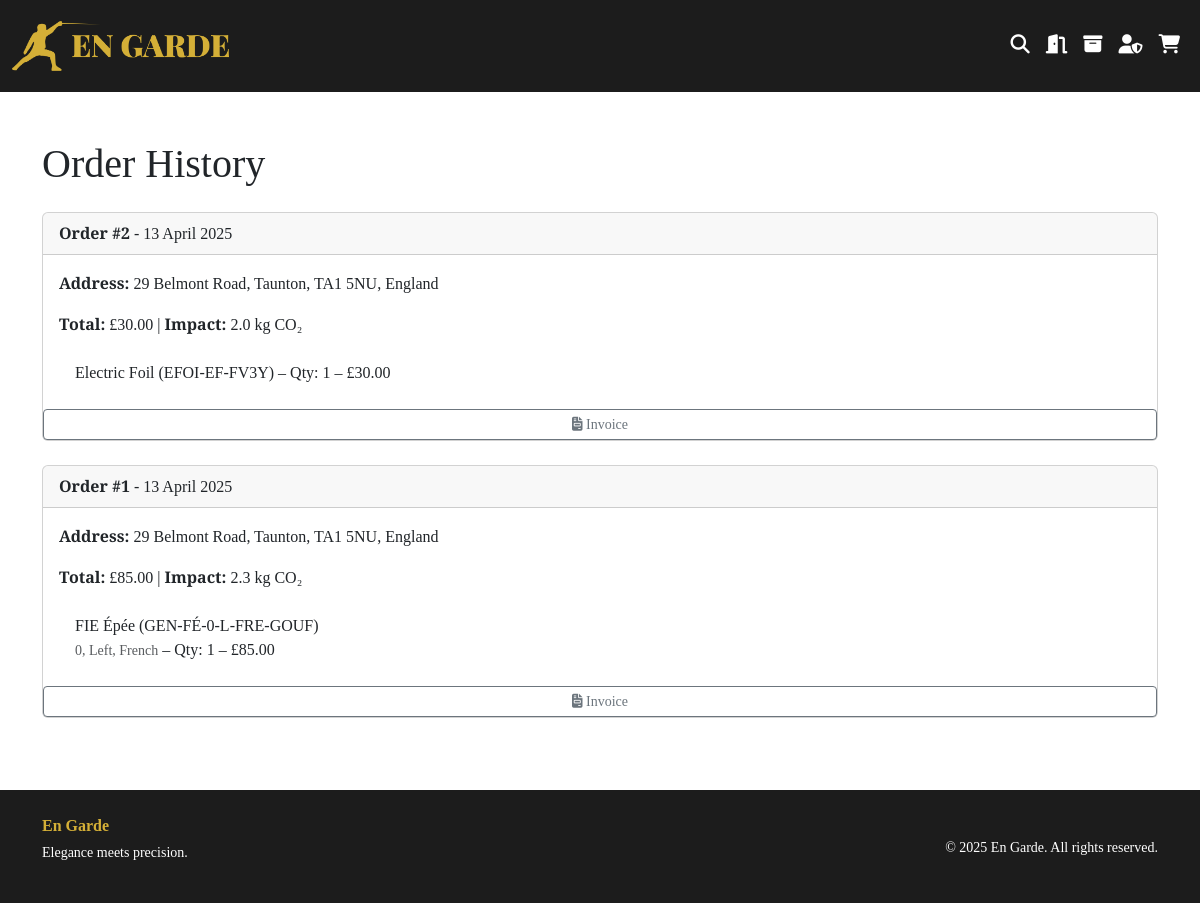
/orders (signed in), run on an earlier commit of the app's database.
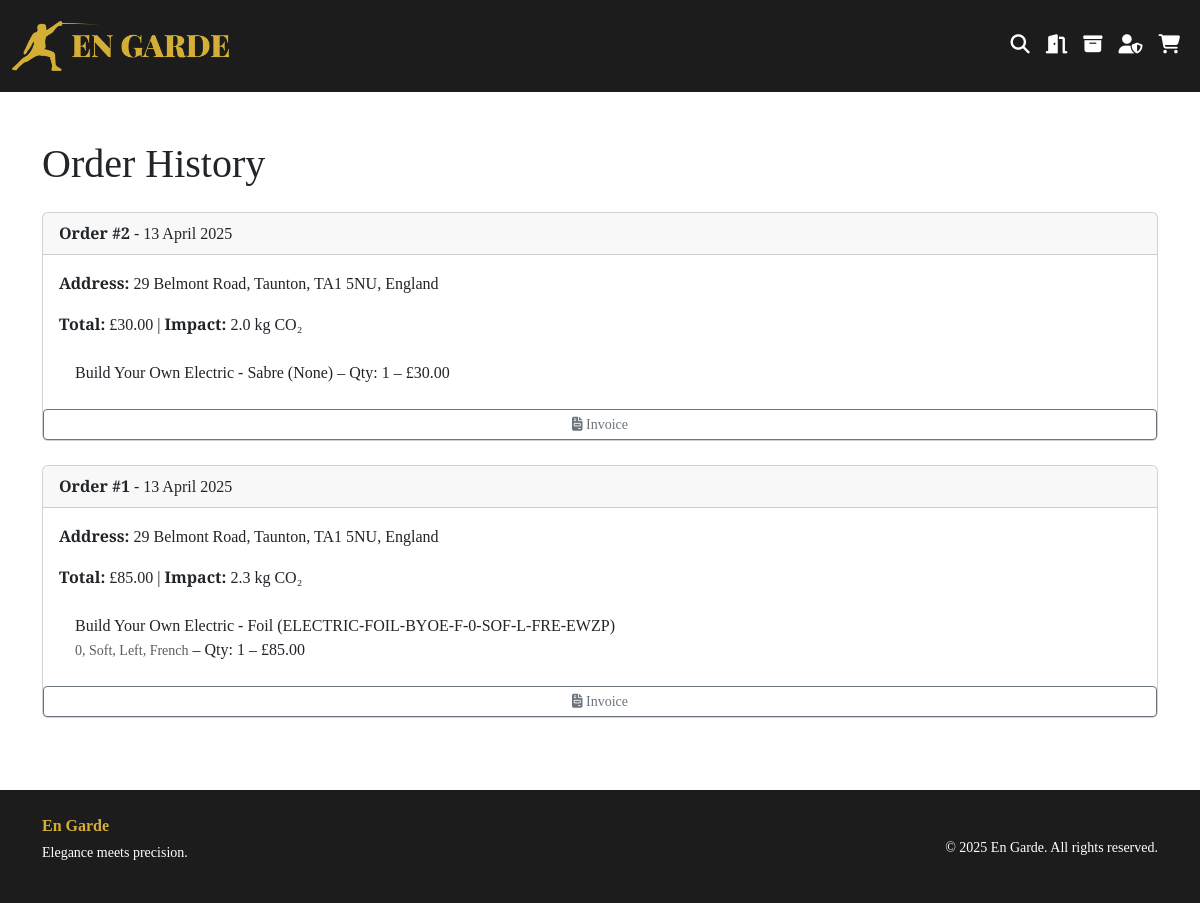
And on a later commit of the database.
### website/models.py (models this page shows, shortened)
class Order(db.Model):
    __tablename__ = 'orders'
    id = db.Column(db.Integer, primary_key=True)
    user_id = db.Column(db.Integer, db.ForeignKey('user.id'), nullable=True)
    first_name = db.Column(db.String(100), nullable=False)
    last_name = db.Column(db.String(100), nullable=False)
    email = db.Column(db.String(120), nullable=False)
    address = db.Column(db.String(255), nullable=False)
    city = db.Column(db.String(100), nullable=False)
    postal_code = db.Column(db.String(20), nullable=False)
    country = db.Column(db.String(100), nullable=False)
    total_price = db.Column(db.Float, nullable=False)
    total_impact = db.Column(db.Float, nullable=False)
    created_at = db.Column(db.DateTime, server_default=db.func.now())
    items = db.relationship(
        "OrderItem", backref="order", cascade="all, delete")

class OrderItem(db.Model):
    __tablename__ = 'order_items'
    id = db.Column(db.Integer, primary_key=True)
    order_id = db.Column(db.Integer, db.ForeignKey(
        'orders.id'), nullable=False)
    variant_id = db.Column(db.Integer, db.ForeignKey(
        'product_variants.id'), nullable=True)
    product_id = db.Column(db.Integer, db.ForeignKey('products.id'), nullable=True)
    quantity = db.Column(db.Integer, nullable=False)
    price = db.Column(db.Float, nullable=False)
    impact = db.Column(db.Float, nullable=False)
    variant = db.relationship('ProductVariant')
    product = db.relationship('Product')

class Product(db.Model):
    __tablename__ = 'products'
    id = db.Column(db.Integer, primary_key=True)
    category_id = db.Column(db.Integer, db.ForeignKey('categories.id'))
    name = db.Column(db.String(255), nullable=False)
    description = db.Column(db.Text)
    price = db.Column(db.Float, nullable=True)
    sku = db.Column(db.String(50), unique=True, nullable=True)
    environmental_impact = db.Column(db.Float, nullable=True)
    stock = db.Column(db.Integer, nullable=True)
    image_filename = db.Column(db.String(255))
    is_variant_parent = db.Column(db.Boolean, default=False)
    options = db.relationship(
        'VariantOption', backref='product', cascade="all, delete")
    variants = db.relationship(
        'ProductVariant', backref='product', cascade="all, delete")

class ProductVariant(db.Model):
    __tablename__ = 'product_variants'
    id = db.Column(db.Integer, primary_key=True)
    product_id = db.Column(db.Integer, db.ForeignKey(
        'products.id'), nullable=False)
    sku = db.Column(db.String(50), unique=True)
    price = db.Column(db.Float, nullable=False)
    environmental_impact = db.Column(db.Float, nullable=True)
    stock = db.Column(db.Integer, default=0)
    values = db.relationship(
        'VariantValue', secondary='variant_combinations', backref='variants', lazy='joined', overlaps="combinations")

### website/views.py (the view)
@views.route('/orders')
@login_required
def order_history():
    orders = Order.query.filter_by(user_id=current_user.id).order_by(
        Order.created_at.desc()).all()
    return render_template('order_history.html', orders=orders)

### website/templates/order_history.html (shortened to what this page needs)
{% extends 'base.html' %}
{% block content %}
  <div class="container py-5">
    <h1 class="mb-4">Order History</h1>
    {% if orders %}
      {% for order in orders %}
        <div class="card mb-4">
          <div class="card-header">
            <strong>Order #{{ order.id }}</strong> - {{ order.created_at.strftime('%d %B %Y') }}
          </div>
          <div class="card-body">
            <p>
              <strong>Address:</strong> {{ order.address }}, {{ order.city }}, {{ order.postal_code }}, {{ order.country }}
            </p>
            <p>
              <strong>Total:</strong> £{{ '%.2f'|format(order.total_price) }} | <strong>Impact:</strong> {{ order.total_impact }} kg CO₂
            </p>
            <ul class="list-group list-group-flush">
              {% for item in order.items %}
                <li class="list-group-item">
                  {% if item.variant %}
                    {{ item.variant.product.name }} ({{ item.variant.sku }})
                    <br />
                    <small class="text-muted">{{ item.variant.values|map(attribute='value')|join(', ') }}</small>
                  {% elif item.product %}
                    {{ item.product.name }} ({{ item.product.sku }})
                  {% endif %}– Qty: {{ item.quantity }} – £{{ '%.2f'|format(item.price) }}
                </li>
              {% endfor %}
            </ul>
          </div>
          <a href="{{ url_for('views.download_invoice', order_id=order.id) }}" class="btn btn-outline-secondary btn-sm" target="_blank"><i class="fa fa-file-invoice"></i> Invoice</a>
        </div>
      {% endfor %}
    {% else %}
      <p>You haven’t placed any orders yet.</p>
    {% endif %}
  </div>
{% endblock %}

### website/templates/base.html (shortened to what this page needs)
{% import '_macros.html' as macros %}
<!DOCTYPE html>
<html>
  <head>
    <link href="https://cdn.jsdelivr.net/npm/bootstrap@5.3.3/dist/css/bootstrap.min.css" rel="stylesheet" />
    <link rel="stylesheet" href="https://cdn.jsdelivr.net/npm/glider-js@1/glider.min.css" />
    <link rel="stylesheet" href="{{ url_for('static', filename='css/styles.css') }}" />
  </head>
  <body class="d-flex flex-column min-vh-100">
    {% include 'partials/navbar.html' %}
    <main class="flex-fill">
      {% block content %}
      {% endblock %}
    </main>
    {% include 'partials/footer.html' %}
  </body>
</html>

### website/templates/partials/navbar.html (shortened to what this page needs)
<nav class="navbar navbar-expand-lg navbar-dark py-3">
  <div class="container-fluid position-relative">
    <a class="navbar-brand" href="{{ url_for('views.home') }}"><img src="{{ url_for('static', filename='images/logo.png') }}" alt="Brand" height="50" /></a>
    <div class="d-flex align-items-center ms-auto gap-2">
      <div class="search-wrapper d-flex align-items-center position-relative">
        <a id="search-toggle" class="nav-link px-2" href="#" title="Search">
          <i class="fa fa-search"></i>
        </a>
      </div>
      </div>
      {% if current_user.is_authenticated %}
        <a href="{{ url_for('auth.logout') }}" class="nav-link px-2" title="Logout"><i class="fa-solid fa-door-open"></i></a>
        <a href="{{ url_for('views.order_history') }}" class="nav-link px-2" title="My Orders"><i class="fa-solid fa-box-archive"></i></a>
      {% else %}
        <a href="{{ url_for('auth.login') }}" class="nav-link px-2" title="Login"><i class="fa-solid fa-circle-user"></i></a>
      {% endif %}
      {% if current_user.is_authenticated and current_user.is_admin %}
        <a href="{{ url_for('admin.admin_dashboard') }}" class="nav-link px-2" title="Admin Dashboard">
          <i class="fa-solid fa-user-shield"></i>
        </a>
      {% endif %}
      <a href="{{ url_for('views.view_cart') }}" class="nav-link px-2"><i class="fa-solid fa-cart-shopping"></i></a>
    </div>
</nav>

### website/templates/partials/footer.html
<footer class="py-4">
    <div class="container">
      <div class="row align-items-center text-center text-md-start">
        <div class="col-md-6 mb-3 mb-md-0">
          <a href="{{ url_for('views.home') }}" class="brand-name">En Garde</a>
          <p class="small mt-1">Elegance meets precision.</p>
        </div>
        <div class="col-md-6 text-md-end">
          <small>&copy; 2025 En Garde. All rights reserved.</small>
        </div>
      </div>
    </div>
  </footer>

### website/static/css/styles.css (style rules this page uses)
:root { --fencing-gold: #D4AF37; --fencing-dark: #1C1C1C; --gold-weak: #cd7f32; --gold-moderate: #D4AF37; --gold-strong: #ffdf00; }
body { font-family: 'Merriweather', serif; margin-bottom: 0; }
h1, h2, h3 { font-family: 'Playfair Display', serif; }
html, body { height: 100%; margin: 0; padding: 0; }
.navbar { background-color: var(--fencing-dark); position: relative; }
.navbar .nav-link i { font-size: 1.2rem; color: white; transition: color 0.3s ease; }
footer { background-color: var(--fencing-dark); color: white; margin-bottom: 0; margin-top: auto; }
footer .navbar-brand, footer .brand-name { color: var(--fencing-gold); font-family: 'Cinzel', serif; font-weight: bold; text-decoration: none; }
footer a { color: white; text-decoration: none; transition: color 0.3s ease; }
.card { height: 100%; display: flex; flex-direction: column; }
.card-body { flex-grow: 1; display: flex; flex-direction: column; }

What changed in the data, as far as the page shows it:
changed through a linked row, OrderItem: product.name "Electric Foil" → "Build Your Own Electric - Sabre"; product.sku "EFOI-EF-FV3Y" → "None"
changed through a linked row, OrderItem: variant.product.name "FIE Épée" → "Build Your Own Electric - Foil"; variant.sku "GEN-FÉ-0-L-FRE-GOUF" → "ELECTRIC-FOIL-BYOE-F-0-SOF-L-FRE-EWZP"; variant.values|map "0, Left, French" → "0, Soft, Left, French"
